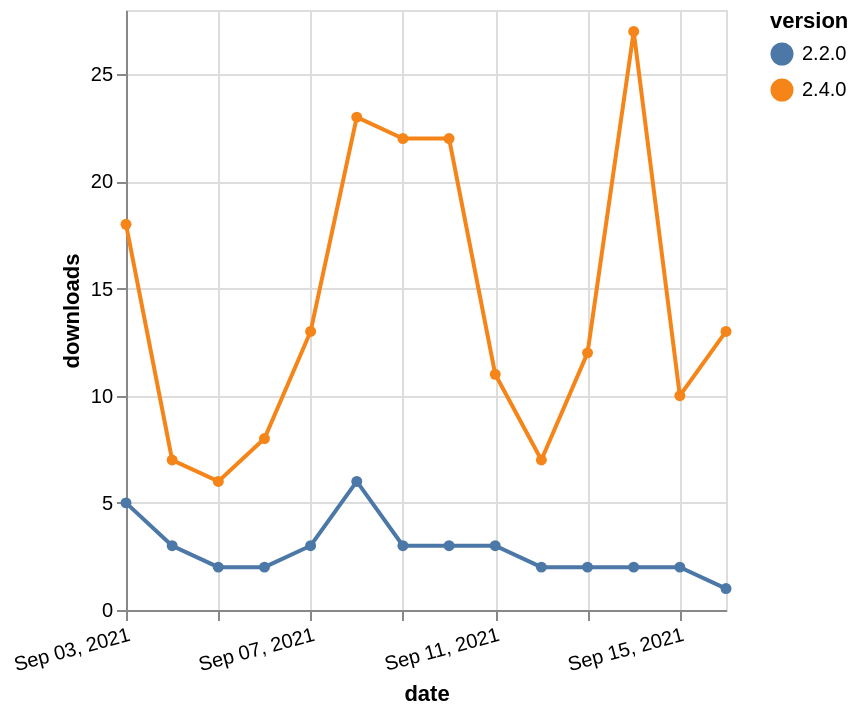

Vega-Lite specification stored for this chart:
### Vega-Lite specification from a JSON file in a GitHub repository (floating-point values rounded to 4 significant figures)
{"$schema": "https://vega.github.io/schema/vega-lite/v5.json", "description": "A simple bar chart with embedded data.", "data": {"values": [{"date": "2021-09-03", "total": 30534, "delta": 18, "version": "2.4.0"}, {"date": "2021-09-04", "total": 30541, "delta": 7, "version": "2.4.0"}, {"date": "2021-09-05", "total": 30547, "delta": 6, "version": "2.4.0"}, {"date": "2021-09-06", "total": 30555, "delta": 8, "version": "2.4.0"}, {"date": "2021-09-07", "total": 30568, "delta": 13, "version": "2.4.0"}, {"date": "2021-09-08", "total": 30591, "delta": 23, "version": "2.4.0"}, {"date": "2021-09-09", "total": 30613, "delta": 22, "version": "2.4.0"}, {"date": "2021-09-10", "total": 30635, "delta": 22, "version": "2.4.0"}, {"date": "2021-09-11", "total": 30646, "delta": 11, "version": "2.4.0"}, {"date": "2021-09-12", "total": 30653, "delta": 7, "version": "2.4.0"}, {"date": "2021-09-13", "total": 30665, "delta": 12, "version": "2.4.0"}, {"date": "2021-09-14", "total": 30692, "delta": 27, "version": "2.4.0"}, {"date": "2021-09-15", "total": 30702, "delta": 10, "version": "2.4.0"}, {"date": "2021-09-16", "total": 30715, "delta": 13, "version": "2.4.0"}, {"date": "2021-09-03", "total": 3855, "delta": 5, "version": "2.2.0"}, {"date": "2021-09-04", "total": 3858, "delta": 3, "version": "2.2.0"}, {"date": "2021-09-05", "total": 3860, "delta": 2, "version": "2.2.0"}, {"date": "2021-09-06", "total": 3862, "delta": 2, "version": "2.2.0"}, {"date": "2021-09-07", "total": 3865, "delta": 3, "version": "2.2.0"}, {"date": "2021-09-08", "total": 3871, "delta": 6, "version": "2.2.0"}, {"date": "2021-09-09", "total": 3874, "delta": 3, "version": "2.2.0"}, {"date": "2021-09-10", "total": 3877, "delta": 3, "version": "2.2.0"}, {"date": "2021-09-11", "total": 3880, "delta": 3, "version": "2.2.0"}, {"date": "2021-09-12", "total": 3882, "delta": 2, "version": "2.2.0"}, {"date": "2021-09-13", "total": 3884, "delta": 2, "version": "2.2.0"}, {"date": "2021-09-14", "total": 3886, "delta": 2, "version": "2.2.0"}, {"date": "2021-09-15", "total": 3888, "delta": 2, "version": "2.2.0"}, {"date": "2021-09-16", "total": 3889, "delta": 1, "version": "2.2.0"}]}, "width": "container", "mark": {"type": "line", "point": {"filled": true}}, "encoding": {"x": {"field": "date", "type": "temporal", "timeUnit": "yearmonthdate", "title": "date", "axis": {"labelAngle": -15}}, "y": {"field": "delta", "type": "quantitative", "title": "downloads"}, "color": {"field": "version", "type": "nominal"}, "tooltip": {"field": "delta"}}}
